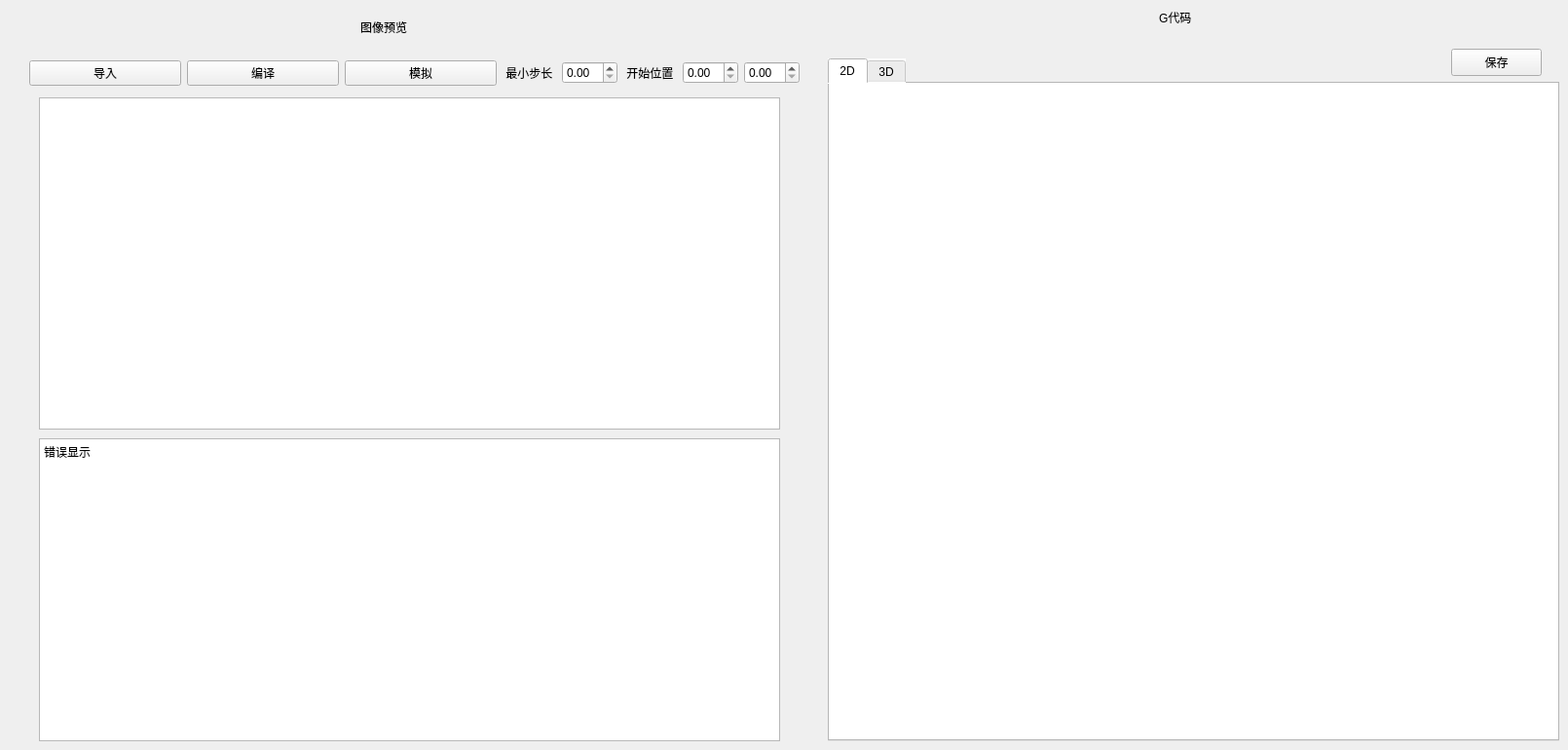
    <widget class="QWidget" name="tab">
     <attribute name="title">
      <string>gcode代码编译</string>
     </attribute>
     <widget class="QLabel" name="label">
      <property name="geometry">
       <rect>
        <x>370</x>
        <y>20</y>
        <width>72</width>
        <height>15</height>
       </rect>
      </property>
      <property name="text">
       <string>图像预览</string>
      </property>
     </widget>
     <widget class="QLabel" name="label_2">
      <property name="geometry">
       <rect>
        <x>1190</x>
        <y>10</y>
        <width>72</width>
        <height>15</height>
       </rect>
      </property>
      <property name="text">
       <string>G代码</string>
      </property>
     </widget>
     <widget class="QTabWidget" name="tabWidget_2">
      <property name="geometry">
       <rect>
        <x>850</x>
        <y>60</y>
        <width>751</width>
        <height>701</height>
       </rect>
      </property>
      <property name="styleSheet">
       <string notr="true">background-color: rgb(255, 255, 255);</string>
      </property>
      <property name="currentIndex">
       <number>0</number>
      </property>
      <widget class="QWidget" name="tab_2D">
       <attribute name="title">
        <string>2D</string>
       </attribute>
       <widget class="QLabel" name="label_2D">
        <property name="geometry">
         <rect>
          <x>10</x>
          <y>10</y>
          <width>721</width>
          <height>651</height>
         </rect>
        </property>
        <property name="text">
         <string/>
        </property>
       </widget>
      </widget>
      <widget class="QWidget" name="tab_5">
       <attribute name="title">
        <string>3D</string>
       </attribute>
      </widget>
     </widget>
     <widget class="QWidget" name="layoutWidget">
      <property name="geometry">
       <rect>
        <x>30</x>
        <y>60</y>
        <width>791</width>
        <height>30</height>
       </rect>
      </property>
      <layout class="QGridLayout" name="gridLayout_11">
       <item row="0" column="1">
        <widget class="QPushButton" name="pushButton_edit_gcode">
         <property name="text">
          <string>编译</string>
         </property>
        </widget>
       </item>
       <item row="0" column="0">
        <widget class="QPushButton" name="pushButton_lead_gcode">
         <property name="text">
          <string>导入</string>
         </property>
        </widget>
       </item>
       <item row="0" column="2">
        <widget class="QPushButton" name="pushButton_simulate_gcode">
         <property name="text">
          <string>模拟</string>
         </property>
        </widget>
       </item>
       <item row="0" column="3">
        <layout class="QHBoxLayout" name="horizontalLayout">
         <item>
          <widget class="QLabel" name="label_8">
           <property name="text">
            <string> 最小步长 </string>
           </property>
          </widget>
         </item>
         <item>
          <widget class="QDoubleSpinBox" name="doubleSpinBox_2"/>
         </item>
         <item>
          <widget class="QLabel" name="label_9">
           <property name="text">
            <string> 开始位置 </string>
           </property>
          </widget>
         </item>
         <item>
          <widget class="QDoubleSpinBox" name="doubleSpinBox_3"/>
         </item>
         <item>
          <widget class="QDoubleSpinBox" name="doubleSpinBox_4"/>
         </item>
        </layout>
       </item>
      </layout>
     </widget>
     <widget class="QTextEdit" name="textEdit_gcode">
      <property name="geometry">
       <rect>
        <x>40</x>
        <y>100</y>
        <width>761</width>
        <height>341</height>
       </rect>
      </property>
     </widget>
     <widget class="QTextEdit" name="textEdit_Errortext">
      <property name="geometry">
       <rect>
        <x>40</x>
        <y>450</y>
        <width>761</width>
        <height>311</height>
       </rect>
      </property>
      <property name="readOnly">
       <bool>true</bool>
      </property>
      <property name="html">
       <string>&lt;!DOCTYPE HTML PUBLIC &quot;-//W3C//DTD HTML 4.0//EN&quot; &quot;http://www.w3.org/TR/REC-html40/strict.dtd&quot;&gt;
&lt;html&gt;&lt;head&gt;&lt;meta name=&quot;qrichtext&quot; content=&quot;1&quot; /&gt;&lt;style type=&quot;text/css&quot;&gt;
p, li { white-space: pre-wrap; }
&lt;/style&gt;&lt;/head&gt;&lt;body style=&quot; font-family:'SimSun'; font-size:9pt; font-weight:400; font-style:normal;&quot;&gt;
&lt;p style=&quot; margin-top:0px; margin-bottom:0px; margin-left:0px; margin-right:0px; -qt-block-indent:0; text-indent:0px;&quot;&gt;错误显示&lt;/p&gt;&lt;/body&gt;&lt;/html&gt;</string>
      </property>
     </widget>
     <widget class="QPushButton" name="pushButton_save_gcode">
      <property name="geometry">
       <rect>
        <x>1490</x>
        <y>50</y>
        <width>93</width>
        <height>28</height>
       </rect>
      </property>
      <property name="text">
       <string>保存</string>
      </property>
     </widget>
    </widget>
